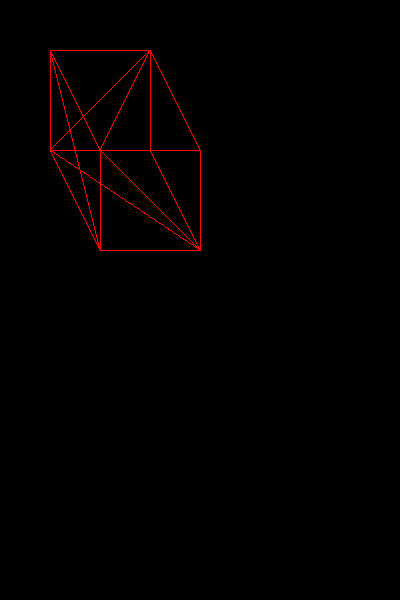
#> input picture parelo.bmp, 400 x 600 px, given in place of vid3.mp4, which was not available
$ python videoframebyframe.py
#> lines starting #> are read from the running program, lines starting #| are printed output that depends on the picture; after the words box and inside, x2 and y2 are one past the last pixel; in counts of white or black regions, pixels touching at a corner belong together; pictures that were not available may be replaced by others from this repository, and a replacement may not be noted
"""module to decode images of a video"""
# importing the necessary libraries
import cv2
import numpy as np
import matplotlib.pyplot as plt
from tqdm import tqdm
# from math import abs


# Creating a VideoCapture object to read the video
cap = cv2.VideoCapture('../../../Pictures/temp_fishe/new/vid3.mp4')
SHOW = True
print(cap)
i=1
# for _ in range(1520):         # for vid1
#     i+=1
#     cap.read()
# Loop until the end of the video
list_deltas = []
list_diffs = []
list_last_pos = []
list_last_pos_shell = [0]
list_diffs_shell = []
for i in tqdm(range(0,201)):                    # range(1520,2016) for vid1     range(0,483) for vid2
    # Capture frame-by-frame
    ret, frame = cap.read()
    # frame = cv2.resize(frame, (540, 380), fx=0, fy=0,
                    #    interpolation=cv2.INTER_CUBIC)

    # Display the resulting frame

    rgb = cv2.cvtColor(frame, cv2.COLOR_BGR2RGB)

    # find the colors within the boundaries
    mask2 = cv2.inRange(rgb, np.array([100, 0 , 0]), np.array([255, 90, 90]))
    ret,thresh = cv2.threshold(mask2,127,255,0)
    contours, _ = cv2.findContours(thresh, 1, 2)
    # print(contours[0])
    # print(f"len contours: {len(contours)}")
    # print(f"type of contours[0]: {type(contours[0])}")
    list_contours = []
    list_contours2 = []
    # a=1
    for cnt in contours:
        # print(cv2.arcLength(cnt,True))
        # print("a wild contour appeared!")
        area = cv2.contourArea(cnt)
        if area > 100:
            list_contours.append(cnt)
        # print(area)
        # if int(cv2.arcLength(cnt,True)) in range(180,210) and int(area) in range(1000, 1500):
        if area>1300:
            # cv2.drawContours(frame, [cnt], 0, (0, 255-50*a, 0), 3)
            list_contours2.append(cnt)
            # [5 lines of commented-out code are left out]

    p1=min(list_contours, key=lambda x : x[0][0][1])
    p2=min(list_contours2, key=lambda x : x[0][0][1])
    lowest_p1 = max(p1, key=lambda x : x[0][1]+x[0][0])
    highest_p2 = min(p2, key=lambda x : x[0][1]+x[0][0])
    # [4 lines of commented-out code are left out]
    list_deltas.append(((np.array(lowest_p1[0])-np.array(highest_p2[0]))+47+75))
    list_last_pos_shell.append(lowest_p1[0][0])
    list_diffs_shell.append(list_last_pos_shell[-1]-list_last_pos_shell[-2])

    cv2.drawContours(frame, [p1], 0, (0, 0, 255), 3)
    cv2.drawContours(frame, [p2], 0, (255, 0, 0), 3)
    frame = cv2.circle(frame, (lowest_p1[0][0], lowest_p1[0][1]), 5, (0, 255, 0), -1)
    frame = cv2.circle(frame, (highest_p2[0][0], highest_p2[0][1]), 5, (0, 255, 0), -1)

    mask3 = cv2.inRange(rgb,np.array([150, 150, 150]),np.array([255, 255, 255]))
    if SHOW:
        cv2.imshow('Thresh', mask3)

    contours2, _ = cv2.findContours(mask3, 1, 2)
    listcontours3 = []
    for cnt in contours2:
        area = cv2.contourArea(cnt)
        if area > 20 and area < 200:
            if cnt[0][0][1] in range(37,200):
                cv2.drawContours(frame, [cnt], 0, (0, 255, 0), 3)
                listcontours3.append(cnt)
    tmplist = []
    for cnt in listcontours3:
        # list_diffs.append(list_last_pos)
        tmplist.append(cnt[0][0])
        frame = cv2.circle(frame, (cnt[0][0][0], cnt[0][0][1]), 5, (0, 255, 255), -1)
    list_last_pos.append(np.array(tmplist,dtype=object))
    # [9 lines of commented-out code are left out]
    if SHOW:
        cv2.imshow('Frame', frame)

    # cv2.imshow('Thresh', mask2)
    # define q as the exit button
    if cv2.waitKey(25) & 0xFF == ord('q'):
        break
    # print("img shown"+str(i))
    i+=1
#> this loop made 1 pass; (key q is pressed on pass 1)
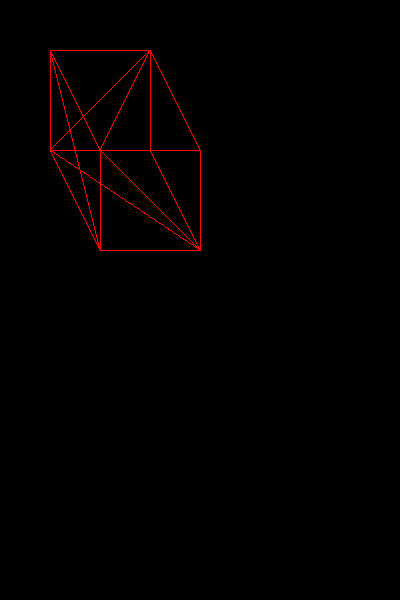
#> input picture parelo.bmp, 400 x 600 px, given in place of vid3.mp4, which was not available
#> pass 1, `mask2 = cv2.inRange(rgb, np.array([100, 0 , 0]), np.array([255, 90, 90..`:
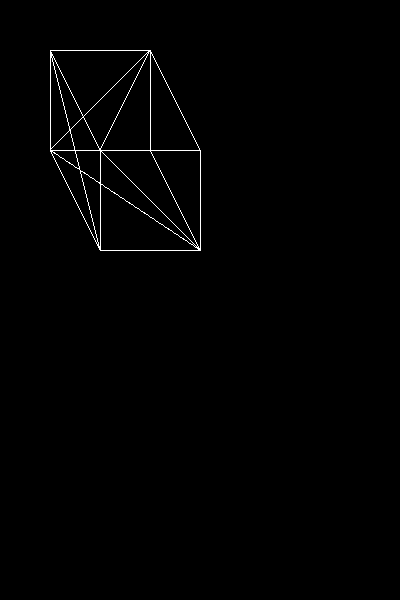
#> mask2: shape (600, 400); 0.74% white in thin lines or dots, all inside (x1, y1, x2, y2) = (50, 50, 201, 251)
#> pass 1, `frame = cv2.circle(frame, (highest_p2[0][0], highest_p2[0][1]), 5, (0,..`:
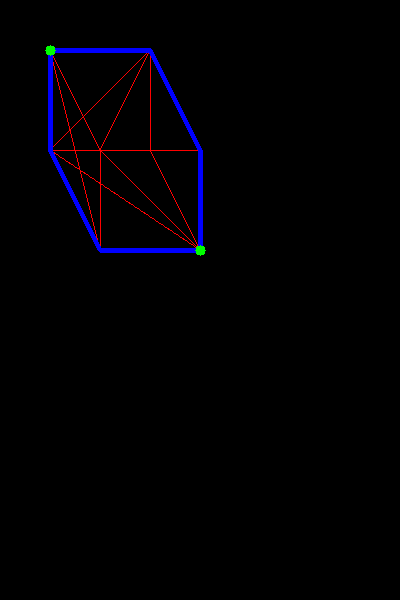
#> frame: shape (600, 400, 3); mean B, G, R 3.1, 0.2, 1.2
#> after the loop: mask3: shape (600, 400); every value is 0
#> after the loop, list_deltas = [[272, 322]]; list_diffs_shell = [200]; list_last_pos = 1 item; list_last_pos_shell = [0, 200]
# print(list_deltas)
# print(list_last_pos)
# input()
# release the video capture object
cap.release()
# Closes all the windows currently opened.
cv2.destroyAllWindows()
plt.plot([x[1] for x in list_deltas])
lx=[]
ly=[]
lsi=[]
lsii=[]
lsiii=[]
lsii2 = []

print(len(list_last_pos))
#| 1
for index,j in tqdm(enumerate(list_last_pos)):
    # si=0
    # lsii.append(sum([x[0] for x in lsi-j])/len(lsi)-list_diffs_shell[index])
    lsi = [x[0] for x in lsi]
    lsi.sort()
    lsi = np.array(lsi)
    j2 = [x[0] for x in j]
    j2.sort()
    j2 = np.array(j2)
    print("-----")
    print(lsi)
    print("---")
    print(j2)
    print("------------------")
    tmp_list = []
    for k1 in lsi:
        for k2 in j2:
            if abs(k1-k2)<20:
                tmp_list.append(k1-k2)
    lsii.append(((sum(tmp_list)/len(tmp_list)) if len(tmp_list)!=0 else 0))
    lsii2.append(((sum(tmp_list)/len(tmp_list)) if len(tmp_list)!=0 else 0)+list_diffs_shell[index])

    print(lsii[-1])
    print("----------------------------------------")


    lsiii.append(index)
    for i in j2:
        # si+=i[0]
        lx.append(index)
        ly.append(i)
    lsi = j[:]
#> after the loop, lsii = [0]; lsii2 = [200]; lsiii = [0]; lx = []; ly = []
# print(lsiii)
data_to_smooth = np.array(lsii2)
#> data_to_smooth = [200]
for i in range(len(data_to_smooth)):
    if abs(data_to_smooth[i])>37:
        data_to_smooth[i]=0
#> after the loop, data_to_smooth = [0]

SMOOTH_SIZE=15
l2=[]
for i in range(len(data_to_smooth)):
    l2.append(sum(data_to_smooth[max(0,i-SMOOTH_SIZE):min(i+SMOOTH_SIZE,len(
        data_to_smooth))])/2/SMOOTH_SIZE)
#> after the loop, l2 = [0]
print(len(l2))
#| 1
celerite=(np.array(l2)/21.2*30+12)/100
#> celerite = [0.12]
#1cm=21.2px
#1s=30 frame

l_deltas=[x[1] for x in list_deltas]
#> l_deltas = [322]
l3=[]
for i in range(len(l_deltas)):
    l3.append(sum(l_deltas[max(0,i-SMOOTH_SIZE):min(i+SMOOTH_SIZE,len(
        l_deltas))])/min(2*SMOOTH_SIZE,SMOOTH_SIZE+i ,SMOOTH_SIZE-i+len(l_deltas)))
#> after the loop, l3 = [21.47]
print(len(l3))
#| 1
longueur = np.array(l3)/21.2
#> longueur = [1.01]


# plt.plot(lx,ly,marker = "o", linestyle = " ")
plt.plot(lsiii,data_to_smooth,"green")
plt.plot(lsiii,l2,"red")
plt.plot(list_diffs_shell,"purple")
plt.plot(l3,"black")
plt.plot(lsii,"pink")
plt.show()
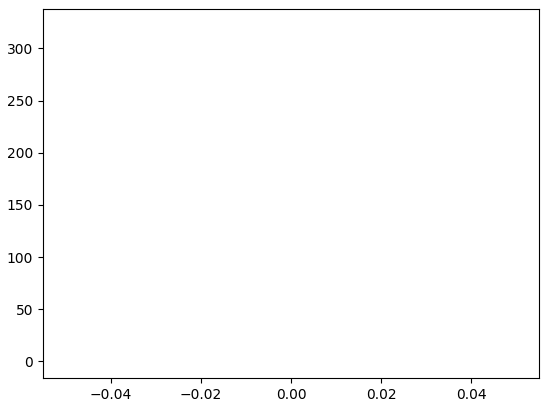
#> figure drawn by matplotlib, 1 panel
plt.close()
plt.plot(celerite,"red")
plt.plot(longueur,"green")
plt.show()
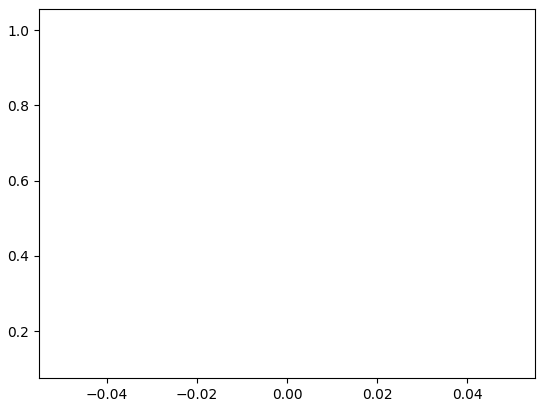
#> figure drawn by matplotlib, 1 panel
print(len(l2))
#| 1
print(len(list_deltas))
#| 1

print("done")
# input()
